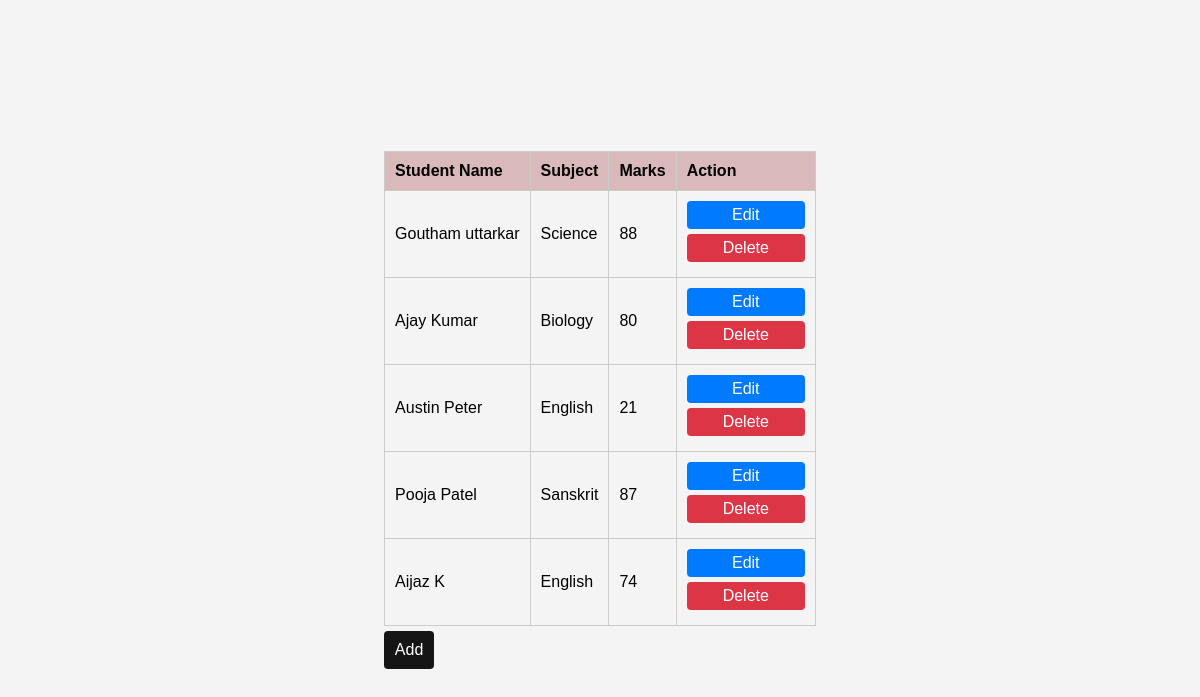
Screenshot of /list.php (signed in) with the database file from the repository.
### tables this page shows
CREATE TABLE `students` (
  `stu_id` int(11) NOT NULL,
  `stu_name` varchar(50) DEFAULT NULL,
  `stu_sub` varchar(50) DEFAULT NULL,
  `stu_marks` varchar(50) DEFAULT NULL
);

### list.php (the view, shortened to what this page needs)
<?php include('menu.php');
include('login-check.php'); ?>
<body>
    <div class="liststu">
        <table>
            <thead>
                <tr>
                    <th>Student Name</th>
                    <th>Subject</th>
                    <th>Marks</th>
                    <th>Action</th>
                </tr>
            </thead>
            <tbody>
                <?php
                $sql = "SELECT * FROM students";
                $statement = $conn->prepare($sql);
                $statement->execute();
                $admins = $statement->fetchAll(PDO::FETCH_ASSOC);
                if (count($admins) > 0) {
                    foreach ($admins as $admin) {
                        $id = $admin['stu_id'];
                        $name = $admin['stu_name'];
                        $subject = $admin['stu_sub'];
                        $marks = $admin['stu_marks'];
                ?>
                        <tr>
                            <td><?php echo $name; ?></td>
                            <td><?php echo $subject; ?></td>
                            <td><?php echo $marks; ?></td>
                            <td>
                                <a href="edit-student.php?id=<?php echo $id; ?>"><button type="button" class="edit-btn">Edit</button></a>
                                <a href="delete.php?id=<?php echo $id; ?>"><button type="button" class="delete-btn">Delete</button></a>
                            </td>
                        </tr>
                <?php
                    }
                } else {
                    echo "<tr><td>No Students found</td></tr>";
                }
                ?>
            </tbody>
        </table>
        <button id="addButton" class="add-btn">Add</button>
    </div>
    <?php include('footer.php'); ?>

### menu.php (shortened to what this page needs)
<!DOCTYPE html>
<html lang="en">
<head>
    <link rel="stylesheet" href="styles.css">
</head>
<body>

### footer.php
</body>
</html>

### styles.css (style rules this page uses)
* { box-sizing: border-box; margin: 0; padding: 0; }
body { font-family: Arial, sans-serif; background-color: #f4f4f4; display: flex; height: 100vh; }
button { width: 100%; padding: 10px; background-color: #141514; color: white; border: none; border-radius: 4px; cursor: pointer; font-size: 16px; }
table { width: 100%; border-collapse: collapse; margin-top: 20px; }
th, td { padding: 10px; text-align: left; border: 1px solid #ccc; }
th { background-color: #d9b9b9; }
.edit-btn, .delete-btn { padding: 5px 10px; border: none; border-radius: 4px; cursor: pointer; }
.edit-btn { background-color: #007bff; color: white; margin-bottom: 5px; }
.delete-btn { background-color: #dc3545; color: white; margin-bottom: 5px; }
.liststu { padding: 10px; margin: auto; }
.add-btn { margin-top: 5px; width: 50px; }

### rows the page displays
students: stu_name "Goutham uttarkar", stu_sub "Science", stu_marks "88"
students: stu_name "Ajay Kumar", stu_sub "Biology", stu_marks "80"
students: stu_name "Austin Peter", stu_sub "English", stu_marks "21"
students: stu_name "Pooja Patel", stu_sub "Sanskrit", stu_marks "87"
students: stu_name "Aijaz K", stu_sub "English", stu_marks "74"
